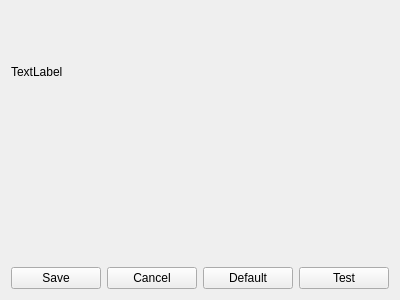
<?xml version="1.0" encoding="UTF-8"?>
<ui version="4.0">
 <class>SolidColorPage</class>
 <widget class="QWidget" name="SolidColorPage">
  <property name="geometry">
   <rect>
    <x>0</x>
    <y>0</y>
    <width>400</width>
    <height>300</height>
   </rect>
  </property>
  <property name="windowTitle">
   <string>Form</string>
  </property>
  <layout class="QGridLayout" name="gridLayout_2">
   <item row="0" column="0">
    <layout class="QGridLayout" name="gridLayout">
     <item row="0" column="0">
      <widget class="QLabel" name="titleWidget">
       <property name="text">
        <string>TextLabel</string>
       </property>
      </widget>
     </item>
     <item row="1" column="0">
      <widget class="SolidColorConfigWidget" name="solidColor" native="true"/>
     </item>
     <item row="2" column="0">
      <layout class="QHBoxLayout" name="horizontalLayout">
       <item>
        <widget class="QPushButton" name="saveButton">
         <property name="text">
          <string>Save</string>
         </property>
        </widget>
       </item>
       <item>
        <widget class="QPushButton" name="cancelButton">
         <property name="text">
          <string>Cancel</string>
         </property>
        </widget>
       </item>
       <item>
        <widget class="QPushButton" name="defaultButton">
         <property name="text">
          <string>Default</string>
         </property>
        </widget>
       </item>
       <item>
        <widget class="QPushButton" name="testButton">
         <property name="text">
          <string>Test</string>
         </property>
        </widget>
       </item>
      </layout>
     </item>
    </layout>
   </item>
  </layout>
 </widget>
 <customwidgets>
  <customwidget>
   <class>SolidColorConfigWidget</class>
   <extends>QWidget</extends>
   <header>solidcolorconfigwidget.h</header>
   <container>1</container>
  </customwidget>
 </customwidgets>
 <resources/>
 <connections/>
</ui>
